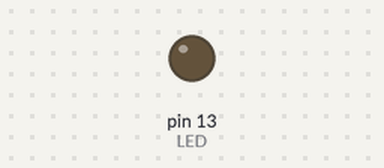
The sketch below on a simulated Arduino Uno, built with avr-gcc and run on an emulated ATmega328P. Parts: output pins drawn as LEDs (lit = HIGH). What the sketch prints to the serial monitor is not drawn.

Above: at 17.6 s.
Timing chart, 0 to 40.0 s (numbered marks = the images above):
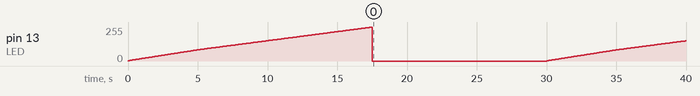

The sketch:

Frame_by_Frame_Approach.ino
```cpp
/* Code to introduce the frame by frame approach.
 * Written: 16th Sept 2018
 */

#include<SoftPWM.h>

int LED = 13; //Pin declaration
//Frame by frame parameters
float current_millis; //Reset every frame
float elapsed_millis; //Time since last reset of current_millis
float frame_duration = 1; //Time between frames
int frame_count=0;
float active_time = 3000;
float increment = 255.00/active_time;
float PWM_value; //PWM value

void setup() {
  // put your setup code here, to run once:
  pinMode(LED, OUTPUT); //Pin Declaration
  current_millis = millis(); //Set current time for first iteration
  PWM_value=0;
  SoftPWMBegin(SOFTPWM_NORMAL);
  Serial.begin(9600);
}

void loop() {
  // put your main code here, to run repeatedly:
  elapsed_millis = millis()-current_millis; //Time since last reset
  if(elapsed_millis > frame_duration || elapsed_millis < 0) // Elapsed time greater than frame duration
  {
    current_millis = millis();
    Serial.println(frame_count);
    frame_count++;
    if(frame_count < active_time)
    {
      PWM_value = PWM_value + increment; //Increase PWM value
      SoftPWMSet(LED, PWM_value); //Set PWM value
    }
    if(frame_count>active_time)
      {
        SoftPWMSet(LED, 0);
        PWM_value = 0;
      }
    if(frame_count > 5000)
    {
      frame_count=0;
    }
  }
}
```
